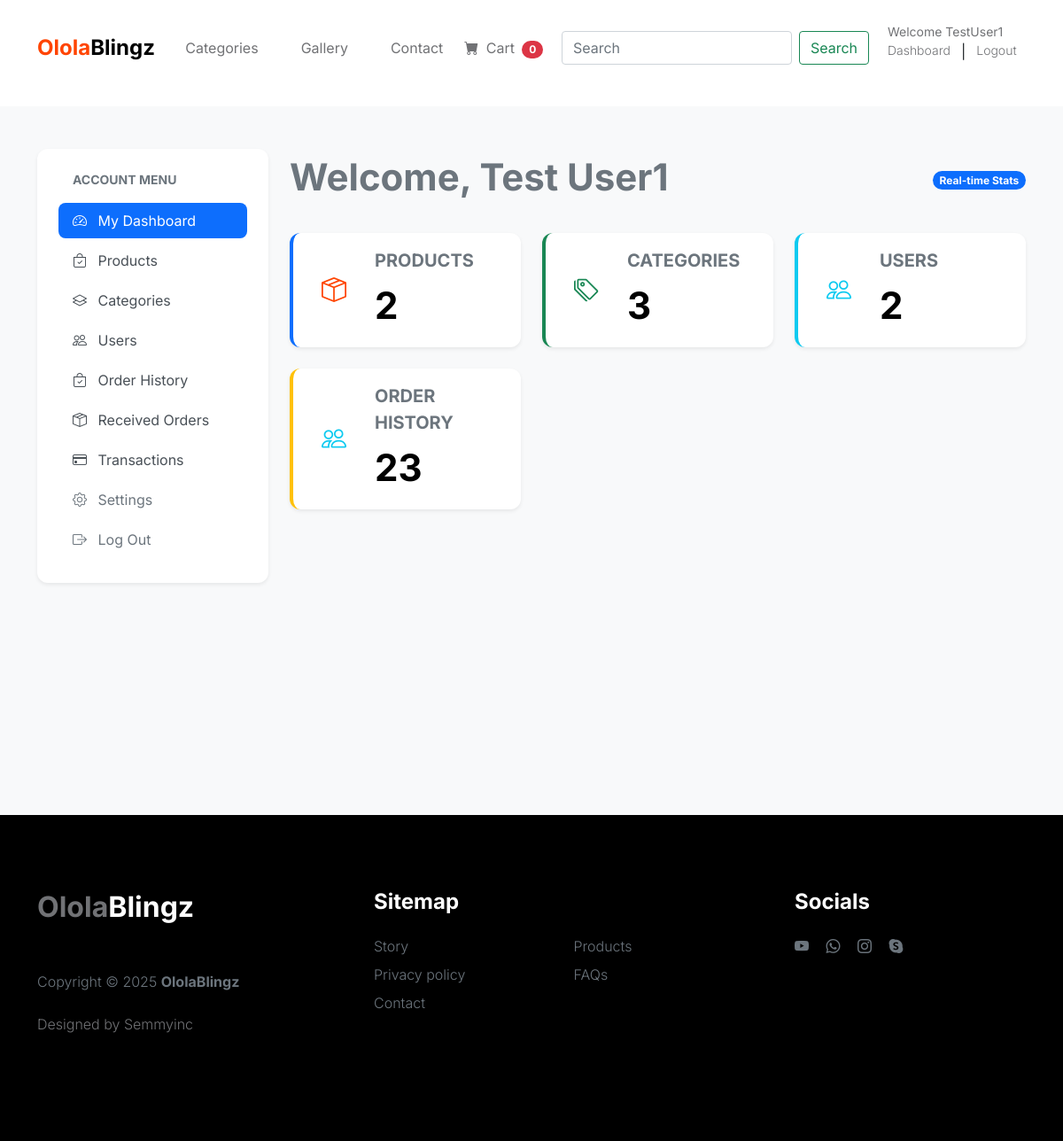
The page /dashboard/ (signed in) on the database its author committed.
### users/models.py (models this page shows, shortened)
class Users(AbstractBaseUser):
    first_name = models.CharField(max_length=50)
    last_name = models.CharField(max_length=50)
    username = models.CharField(max_length=50, unique=True)
    phone = models.CharField(max_length=50)
    email = models.EmailField(unique=True)
    date_joined = models.DateTimeField(auto_now_add=True)
    last_login = models.DateTimeField(auto_now_add=True)
    is_admin = models.BooleanField(default=False)
    is_staff = models.BooleanField(default=False)
    is_active = models.BooleanField(default=False)
    is_superuser = models.BooleanField(default=False)
    USERNAME_FIELD = 'email'
    REQUIRED_FIELDS = ['username', 'first_name', 'last_name']
    objects = UsersManager()
    class Meta:
        verbose_name_plural = 'Users'

### dashboard/views.py (the view)
# urls.py: path("", views.dashboard, name='dashboard'),
def dashboard(request):
    products = Product.objects.all()
    product_count = products.count()
    categories = Category.objects.all()
    category_count = categories.count
    users = Users.objects.all()
    user_count = users.count()
    orders = Order.objects.all()
    order_count = orders.count()
    context = {'products':products, 'product_count':product_count, 'categories':categories, 'category_count':category_count, 'users':users, 'user_count':user_count, 'orders':orders, 'order_count':order_count}
    return render(request, 'dashboard/dashboard.html', context)

### cart/context_processors.py (called while the page is built)
def cart_counter(request):
    cart_count = 0
    if 'admin' in request.path:
        return {}
    else:
        try:
            if request.user.is_authenticated:
                cart_items = CartItem.objects.all().filter(user=request.user)
            else:
                cart = Cart.objects.filter(cart_id=_cart_id(request))
                cart_items = CartItem.objects.all().filter(cart=cart[:1])
            for cart_item in cart_items:
                cart_count += cart_item.quantity
        except Cart.DoesNotExist:
            cart_count = 0
    return dict(cart_count=cart_count)

### product/context_processors.py (called while the page is built)
def category_menu_links(request):
    links = Category.objects.all()
    return {'links':links}

### product/models.py (called while the page is built)
    def get_slug_url(self):
        return reverse('products_by_category', args=[self.slug])

### templates/dashboard/dashboard.html (shortened to what this page needs)
{% extends 'base.html' %}
{% block content %}
<br><br><br><br><br>
<link rel="stylesheet" href="https://cdn.jsdelivr.net">
<section class="section-content padding-y-sm bg-light-soft min-vh-100">
    <div class="container py-5">
        <div class="row">
             {% include 'dashboard/sidebar.html' %}
            <main class="col-lg-9">
                <div class="d-flex justify-content-between align-items-center mb-4">
        <h2 class="fw-bold text-secondary">Welcome, {{request.user.first_name}} {{request.user.last_name}}</h2>
        <span class="badge bg-primary rounded-pill">Real-time Stats</span>
    </div>
    <div class="row g-4">
        {% if request.user.is_superuser or request.user.is_staff %}
        <div class="col-md-4">
            <div class="card border-0 shadow-sm h-100 border-start border-primary border-4">
                <div class="card-body">
                    <div class="d-flex align-items-center">
                        <div class="flex-shrink-0 bg-primary-subtle p-3 rounded">
                            <i class="bi bi-box-seam text-primary fs-3"></i>
                        </div>
                        <div class="flex-grow-1 ms-3">
                            <h6 class="text-uppercase fw-semibold text-muted mb-1">Products</h6>
                            <h2 class="mb-0 fw-bold">{{product_count}}</h2>
                        </div>
                    </div>
                </div>
            </div>
        </div>
        <div class="col-md-4">
            <div class="card border-0 shadow-sm h-100 border-start border-success border-4">
                <div class="card-body">
                    <div class="d-flex align-items-center">
                        <div class="flex-shrink-0 bg-success-subtle p-3 rounded">
                            <i class="bi bi-tags text-success fs-3"></i>
                        </div>
                        <div class="flex-grow-1 ms-3">
                            <h6 class="text-uppercase fw-semibold text-muted mb-1">Categories</h6>
                            <h2 class="mb-0 fw-bold">{{category_count}}</h2>
                        </div>
                    </div>
                </div>
            </div>
        </div>
        <div class="col-md-4">
            <div class="card border-0 shadow-sm h-100 border-start border-info border-4">
                <div class="card-body">
                    <div class="d-flex align-items-center">
                        <div class="flex-shrink-0 bg-info-subtle p-3 rounded">
                            <i class="bi bi-people text-info fs-3"></i>
                        </div>
                        <div class="flex-grow-1 ms-3">
                            <h6 class="text-uppercase fw-semibold text-muted mb-1">Users</h6>
                            <h2 class="mb-0 fw-bold">{{user_count}}</h2>
                        </div>
                    </div>
                </div>
            </div>
        </div>
        {% endif %}
        <div class="col-md-4">
            <div class="card border-0 shadow-sm h-100 border-start border-warning border-4">
                <div class="card-body">
                    <div class="d-flex align-items-center">
                        <div class="flex-shrink-0 bg-info-subtle p-3 rounded">
                            <i class="bi bi-people text-info fs-3"></i>
                        </div>
                        <div class="flex-grow-1 ms-3">
                            <h6 class="text-uppercase fw-semibold text-muted mb-1">Order History</h6>
                            <h2 class="mb-0 fw-bold">{{order_count}}</h2>
                        </div>
                    </div>
                </div>
            </div>
        </div>
    </div>
            </main>
        </div>
    </div>
</section>
{% endblock %}

### templates/navbar.html (shortened to what this page needs)
<nav class="navbar navbar-expand-lg">
    <div class="container">
        <a class="navbar-brand" href="{% url 'home' %}">
            <strong><span>Olola</span>Blingz</strong>
        </a>
        <div class="collapse navbar-collapse" id="navbarNav">
            <ul class="navbar-nav mx-auto">
                <li class="nav-item dropdown">
                    <a class="nav-link dropdown-toggle" id="navbarDropdown" href="#" role="button" data-bs-toggle="dropdown" aria-expanded="false">Categories</a>
                </li>
                <li class="nav-item">
                    <a class="nav-link" href="{% url 'products' %}">Gallery</a>
                </li>
                <li class="nav-item">
                    <a class="nav-link" href="{% url 'contact' %}">Contact</a>
                </li>
                <li class="nav-item">
                    <a href="{% url 'cart_page' %}">
                        <i class="bi-cart-fill me-1"></i>
                        Cart
                        <span class="badge bg-danger ms-1 rounded-pill text-white">{{cart_count}}</span>
                    </a>
                </li>
            </ul>
            <div class="d-none d-lg-block mx-auto">
                <form class="d-flex" role="search" method="POST" action="{% url 'search' %}">
                    <input class="form-control me-2" type="search" placeholder="Search" aria-label="Search", name="search">
                    <button class="btn btn-outline-success" type="submit">Search</button>
                </form>
            </div>
            {% if not user.is_authenticated %}
                <div class="d-none d-lg-block mx-auto">
                    <!-- <a href="{% url 'register' %}" class="bi-person custom-icon me-3"></a>
                    <a href="product-detail.html" class="bi-bag custom-icon"></a> -->
                    <div class="row mb-0">
                        <a href="#" class="small">Welcome User</a>
                    </div>
                    <div class="row mt-0">
                        <p class="col text-muted small"><a href="{% url 'login' %}">Login</a></p>|
                        <p class="col text-muted small"><a href="{% url 'register' %}">Register</a></p>
                    </div>
                </div>
            {% else %}
                <div class="d-none d-lg-block mx-auto">
                    <div class="row">
                        <a href="#" class="small">Welcome {{request.user.username}}</a>
                    </div>
                    <div class="row my-auto">
                        <p class="col text-muted small"><a href="{% url 'dashboard' %}">Dashboard</a></p>|
                        <p class="col text-muted small"><a href="{% url 'logout' %}">Logout</a></p>
                    </div>
                </div>
            {% endif %}
        </div>
    </div>
</nav>

### static/css/tooplate-little-fashion.css (style rules this page uses)
:root { --white-color: #FFFFFF; --primary-color: #FF4400; --section-bg-color: #f0f8ff; --dark-color: #000000; --grey-color: #d0d1d1; --p-color: #717275; --body-font-family: 'Inter', sans-serif; --h5-font-size: 24px; --p-font-size: 20px; --copyright-text-font-size: 16px; --product-link-font-size: 14px; --custom-link-font-size: 12px; --font-weight-thin: 100; --font-weight-light: 300; --font-weight-normal: 400; --font-weight-bold: 700; --font-weight-black: 900; }
body, html { height: 100%; }
html { scroll-behavior: smooth; }
body { background: var(--white-color); font-family: var(--body-font-family); position: relative; }
h2, h3, h4, h5, h6 { color: var(--dark-color); line-height: inherit; }
h1, h2, h3, h4, h5, h6 { font-weight: var(--font-weight-bold); }
h1, h2 { font-weight: var(--font-weight-black); }
h2 { font-size: 42px; }
h6 { font-size: 20px; }
p { color: var(--p-color); font-size: var(--p-font-size); font-weight: var(--font-weight-light); }
a, button { touch-action: manipulation; transition: all 0.3s; }
a { color: var(--p-color); text-decoration: none; }
.text-primary { color: var(--primary-color) !important; }
b, strong { font-weight: var(--font-weight-bold); }
.navbar { background: var(--white-color); position: fixed; top: 0; right: 0; left: 0; padding: 25px 0; z-index: 2; will-change: transform; transition: transform 300ms linear; }
.navbar span, h2 span, h4 span { color: var(--primary-color); }
.navbar-brand { color: var(--dark-color); font-size: 24px; font-weight: var(--font-weight-light); margin: 0; padding: 0; }
.navbar-expand-lg .navbar-nav .nav-link { display: inline-block; padding: 0; margin-right: 1.5rem; margin-left: 1.5rem; }
.nav-link { color: var(--p-color); font-size: 16px; position: relative; }
.navbar .nav-link::after { position: absolute; top: 100%; left: 0; width: 100%; height: 2px; background: var(--grey-color); content: ''; opacity: 0; -webkit-transition: opacity 0.3s, -webkit-transform 0.3s; -moz-transition: opacity 0.3s, -moz-transform 0.3s; transition: opacity 0.3s, transform 0.3s; -webkit-transform: translateY(10px); -moz-transform: translateY(10px); transform: translateY(10px); }
section { content-visibility: auto; contain-intrinsic-size: 700px; }

### templates/dashboard/dashboard.html (style rules this page uses)
.bg-light-soft { background-color: #f8f9fa; }
.card { border: none; border-radius: 12px; transition: transform 0.2s; }

### rows shown on the page
Users: user.username "TestUser1", user.first_name "Test", user.last_name "User1"

### other values the page prints
{{ cart_count }} "0"
{{ product_count }} "2"
{{ category_count }} "3"
{{ user_count }} "2"
{{ order_count }} "23"
